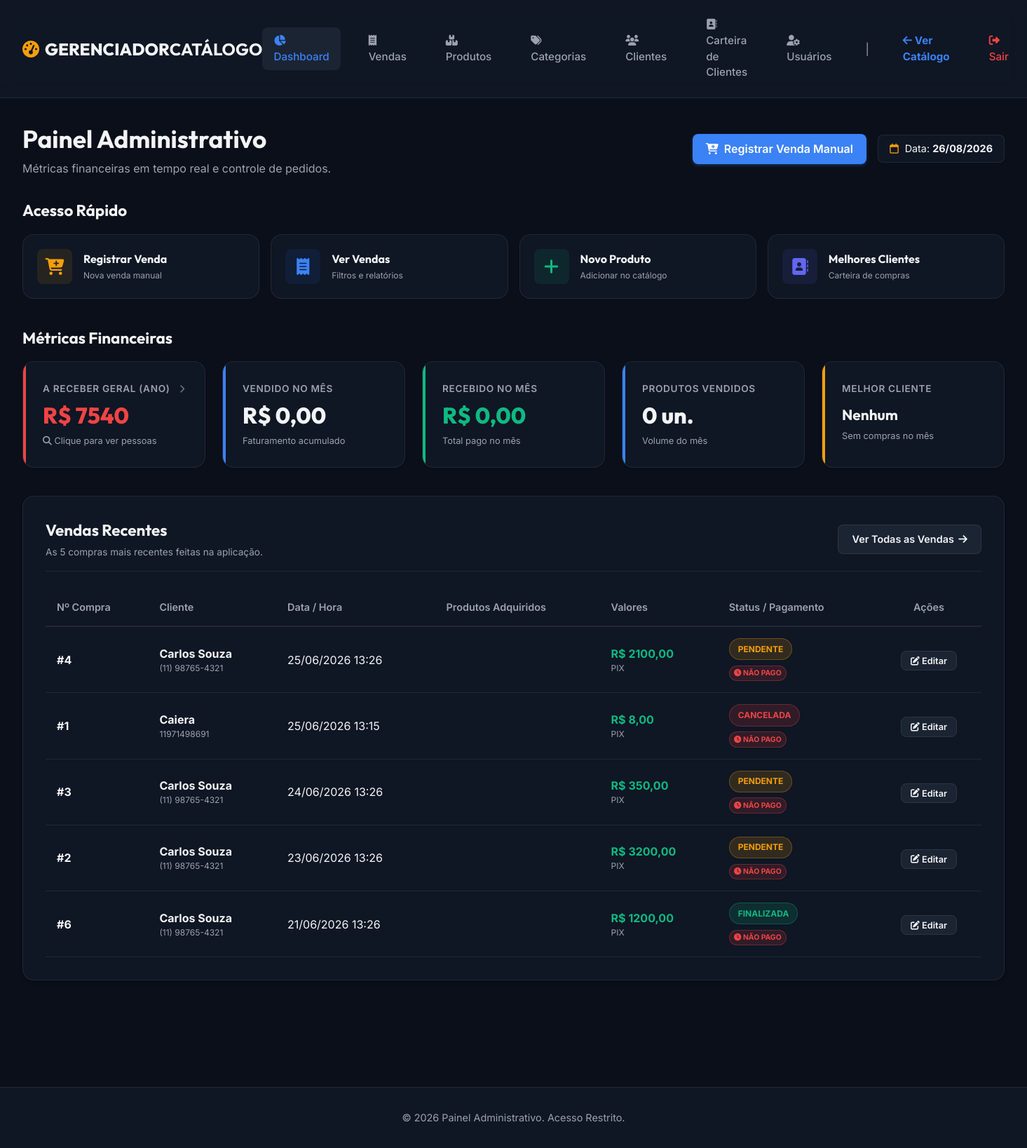
Before: /dashboard/ (signed in) with the older database file.
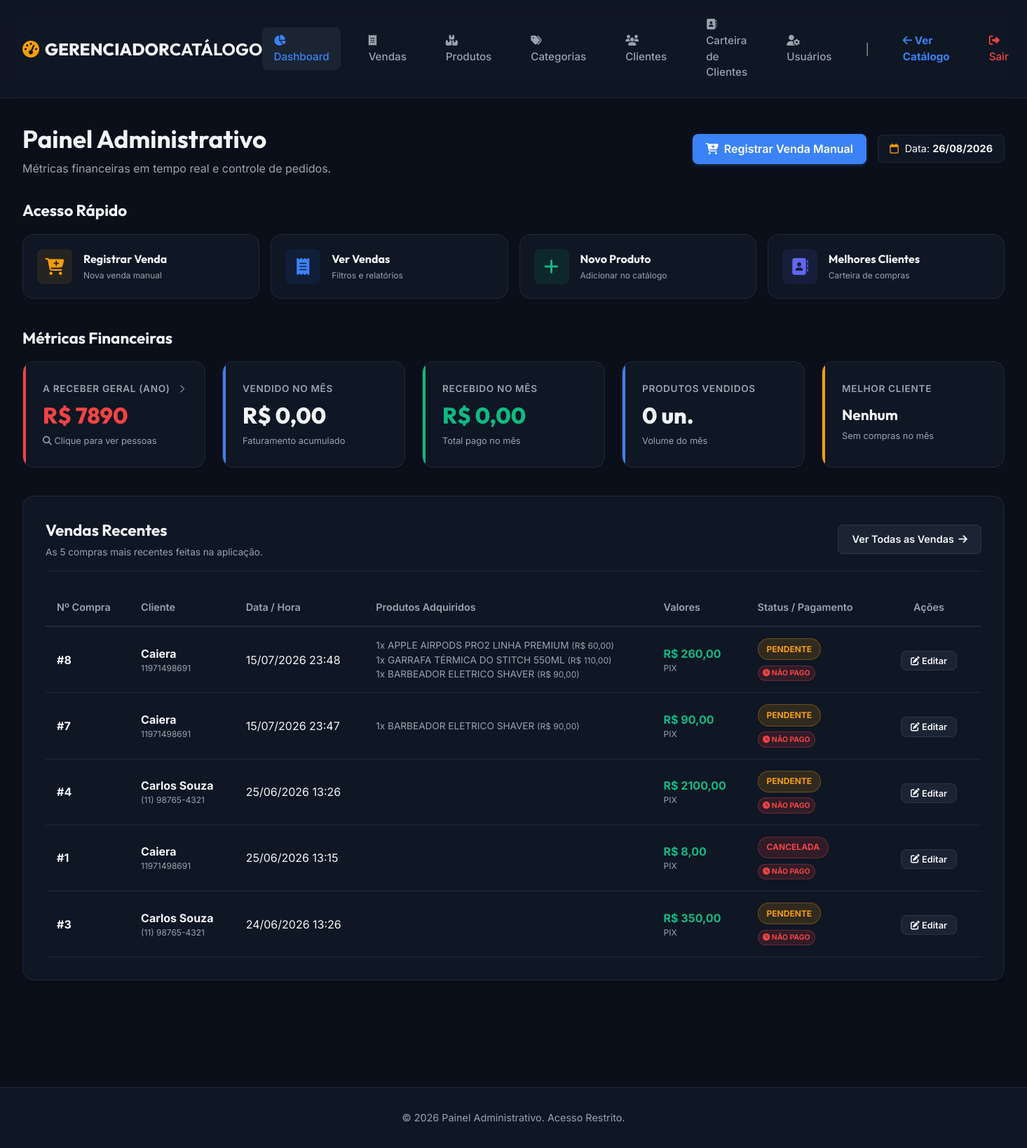
After: the same page with the newer database file.
### catalogo/models.py (models this page shows, shortened)
class Purchase(models.Model):
    STATUS_CHOICES = [
        ("Pendente", "Pendente"),
        ("Finalizada", "Finalizada"),
        ("Cancelada", "Cancelada"),
    ]
    client = models.ForeignKey(Client, on_delete=models.CASCADE, related_name="purchases", verbose_name="Cliente")
    date = models.DateTimeField(default=timezone.now, verbose_name="Data da Compra")
    total_value = models.DecimalField(max_digits=10, decimal_places=2, default=0.00, verbose_name="Valor Total")
    status = models.CharField(max_length=20, choices=STATUS_CHOICES, default="Pendente", verbose_name="Status")
    payment_method = models.CharField(max_length=50, default="PIX", verbose_name="Método de Pagamento")
    payment_link = models.URLField(max_length=500, blank=True, default="", verbose_name="Link de Pagamento")
    discount = models.DecimalField(max_digits=10, decimal_places=2, default=0.00, verbose_name="Desconto")
    due_date = models.DateField(null=True, blank=True, verbose_name="Data para Pagar")
    is_paid = models.BooleanField(default=False, verbose_name="Pago")
    class Meta:
        verbose_name = "Compra"
        verbose_name_plural = "Compras"

class Client(models.Model):
    user = models.OneToOneField(User, on_delete=models.SET_NULL, null=True, blank=True, related_name="client_profile", verbose_name="Usuário Relacionado")
    name = models.CharField(max_length=200, verbose_name="Nome Completo")
    cpf_cnpj = models.CharField(max_length=20, verbose_name="CPF/CNPJ", blank=True, default="")
    birthday = models.DateField(verbose_name="Data de Aniversário", null=True, blank=True)
    contact = models.CharField(max_length=50, verbose_name="Contato/Telefone")
    address = models.TextField(verbose_name="Endereço Completo", blank=True, default="")
    class Meta:
        verbose_name = "Cliente"
        verbose_name_plural = "Clientes"

class PurchaseItem(models.Model):
    purchase = models.ForeignKey(Purchase, on_delete=models.CASCADE, related_name="items", verbose_name="Compra")
    product = models.ForeignKey(Product, on_delete=models.PROTECT, related_name="purchase_items", verbose_name="Produto")
    quantity = models.IntegerField(default=1, verbose_name="Quantidade")
    price = models.DecimalField(max_digits=10, decimal_places=2, verbose_name="Preço Unitário")
    class Meta:
        verbose_name = "Item de Compra"
        verbose_name_plural = "Itens de Compra"

class Product(models.Model):
    code = models.CharField(max_length=50, unique=True, verbose_name="Código do Produto")
    name = models.CharField(max_length=200, verbose_name="Nome")
    cost_price = models.DecimalField(max_digits=10, decimal_places=2, verbose_name="Valor de Custo")
    sale_price = models.DecimalField(max_digits=10, decimal_places=2, verbose_name="Valor de Venda")
    category = models.ForeignKey(Category, on_delete=models.PROTECT, related_name="products", verbose_name="Categoria")
    stock = models.IntegerField(default=0, verbose_name="Quantidade em Estoque")
    description = models.TextField(verbose_name="Descrição do Produto")
    is_active = models.BooleanField(default=True, verbose_name="Ativo no Catálogo")
    created_at = models.DateTimeField(auto_now_add=True)
    updated_at = models.DateTimeField(auto_now=True)
    class Meta:
        verbose_name = "Produto"
        verbose_name_plural = "Produtos"

### catalogo/views.py (the view)
# urls.py: path('dashboard/', views.admin_dashboard, name='admin_dashboard'),
@staff_member_required
def admin_dashboard(request):
    today_date = timezone.localdate()
    to_receive_purchases = Purchase.objects.filter(is_paid=False).exclude(status='Cancelada').filter(date__year=today_date.year)
    total_to_receive = to_receive_purchases.aggregate(total=Sum('total_value'))['total'] or Decimal('0.00')
    to_receive_list = to_receive_purchases.order_by('due_date', '-date')
    sales_month_query = Purchase.objects.exclude(status='Cancelada').filter(date__year=today_date.year, date__month=today_date.month)
    total_sold_period = sales_month_query.aggregate(total=Sum('total_value'))['total'] or Decimal('0.00')
    received_month_query = Purchase.objects.filter(is_paid=True).exclude(status='Cancelada').filter(date__year=today_date.year, date__month=today_date.month)
    total_received_period = received_month_query.aggregate(total=Sum('total_value'))['total'] or Decimal('0.00')
    total_qty_sold = PurchaseItem.objects.filter(purchase__in=sales_month_query).aggregate(total=Sum('quantity'))['total'] or 0
    top_client = sales_month_query.values('client__name').annotate(total_spent=Sum('total_value')).order_by('-total_spent').first()
    recent_purchases = Purchase.objects.all().order_by('-date')[:5]
    context = {
        'today': today_date,
        'total_to_receive': total_to_receive,
        'to_receive_list': to_receive_list,
        'total_sold_period': total_sold_period,
        'total_received_period': total_received_period,
        'total_qty_sold': total_qty_sold,
        'top_client': top_client,
        'recent_purchases': recent_purchases,
    }
    return render(request, 'catalogo/admin_dashboard.html', context)

### catalogo/templates/catalogo/admin_dashboard.html (shortened to what the changed rows need)
{% extends 'catalogo/admin_base.html' %}
{% block content %}
    <div class="admin-card-header" style="margin-bottom: 2rem;">
        <div>
            <h1 style="font-family: var(--font-title); font-size: 2.2rem; margin-bottom: 0.2rem;">Painel Administrativo</h1>
        </div>
    </div>
    <div class="metrics-grid" style="margin-bottom: 2.5rem;">
        <div class="metric-card danger" id="openReceivablesBtn" style="cursor: pointer; transition: transform 0.2s, box-shadow 0.2s;" onmouseover="this.style.transform='translateY(-3px)'; this.style.boxShadow='0 8px 24px rgba(239, 68, 68, 0.15)';" onmouseout="this.style.transform='none'; this.style.boxShadow='none';">
            <span class="metric-label" style="display: flex; align-items: center; justify-content: space-between;">
                <span>A Receber Geral (Ano)</span>
                <i class="fa-solid fa-chevron-right" style="font-size: 0.75rem; opacity: 0.7;"></i>
            </span>
            <div class="metric-value" style="color: var(--danger);">R$ {{ total_to_receive }}</div>
            <span class="metric-sub"><i class="fa-solid fa-magnifying-glass"></i> Clique para ver pessoas</span>
        </div>
    </div>
    <div class="admin-card" style="margin-bottom: 2.5rem;">
        <div class="table-responsive">
            <table class="admin-table">
                <thead>
                    <tr>
                        <th>Nº Compra</th>
                        <th>Cliente</th>
                        <th>Data / Hora</th>
                        <th>Produtos Adquiridos</th>
                        <th>Valores</th>
                        <th>Status / Pagamento</th>
                        <th style="width: 150px; text-align: center;">Ações</th>
                    </tr>
                </thead>
                <tbody>
                    {% for purchase in recent_purchases %}
                        <tr>
                            <td style="font-weight: bold;">#{{ purchase.id }}</td>
                            <td>
                                <div><b>{{ purchase.client.name }}</b></div>
                                <div style="font-size: 0.75rem; color: var(--text-muted);">{{ purchase.client.contact }}</div>
                            </td>
                            <td>{{ purchase.date|date:"d/m/Y H:i" }}</td>
                            <td>
                                <ul style="list-style: none; padding-left: 0;">
                                    {% for item in purchase.items.all %}
                                        <li style="font-size: 0.85rem; color: var(--text-muted);">
                                            {{ item.quantity }}x {{ item.product.name }} <span style="font-size: 0.75rem;">(R$ {{ item.price }})</span>
                                        </li>
                                    {% endfor %}
                                </ul>
                            </td>
                            <td>
                                <div style="font-weight: bold; color: var(--success);">R$ {{ purchase.total_value }}</div>
                                <div style="font-size: 0.75rem; color: var(--text-muted);">{{ purchase.payment_method }}</div>
                            </td>
                            <td>
                                <div style="margin-bottom: 0.25rem;">
                                    {% if purchase.status == 'Pendente' %}
                                        <span class="badge badge-pending">Pendente</span>
                                    {% elif purchase.status == 'Finalizada' %}
                                        <span class="badge badge-success">Finalizada</span>
                                    {% else %}
                                        <span class="badge badge-danger">Cancelada</span>
                                    {% endif %}
                                </div>
                                <div>
                                    {% if purchase.is_paid %}
                                        <span class="badge badge-success" style="font-size: 0.65rem; padding: 0.15rem 0.4rem;"><i class="fa-solid fa-check"></i> Pago</span>
                                    {% else %}
                                        <span class="badge badge-danger" style="font-size: 0.65rem; padding: 0.15rem 0.4rem;"><i class="fa-solid fa-clock"></i> Não Pago</span>
                                    {% endif %}
                                </div>
                            </td>
                            <td style="text-align: center;">
                                <a href="{% url 'admin_purchase_edit' purchase.id %}" class="btn btn-sm" style="background: var(--bg-hover); color: var(--text-main); border: 1px solid var(--border); text-decoration: none; padding: 0.35rem 0.8rem; font-size: 0.8rem;" title="Editar pedido e quantidades">
                                    <i class="fa-solid fa-pen-to-square"></i> Editar
                                </a>
                            </td>
                        </tr>
                    {% endfor %}
                </tbody>
            </table>
        </div>
    </div>
{% endblock %}

Changed rows visible on the page:
no longer on this page (row unchanged): Purchase: id "2", client.name "Carlos Souza", client.contact "(11) 98765-4321", date "23/06/2026 13:26", total_value "3200,00", payment_method "PIX", status "PENDENTE", is_paid False (drawn)
no longer on this page (row unchanged): Purchase: id "6", client.name "Carlos Souza", client.contact "(11) 98765-4321", date "21/06/2026 13:26", total_value "1200,00", payment_method "PIX", status "FINALIZADA", is_paid False (drawn)
added Purchase: id "8", client.name "Caiera", client.contact "11971498691", date "15/07/2026 23:48", total_value "260,00", payment_method "PIX", status "PENDENTE", is_paid False (drawn)
added PurchaseItem: quantity "1", product.name "APPLE AIRPODS PRO2 LINHA PREMIUM", price "60,00", shown under "8"
added PurchaseItem: quantity "1", product.name "GARRAFA TÉRMICA DO STITCH 550ML", price "110,00", shown under "8"
added PurchaseItem: quantity "1", product.name "BARBEADOR ELETRICO SHAVER", price "90,00", shown under "8"
added Purchase: id "7", client.name "Caiera", client.contact "11971498691", date "15/07/2026 23:47", total_value "90,00", payment_method "PIX", status "PENDENTE", is_paid False (drawn)
added PurchaseItem: quantity "1", product.name "BARBEADOR ELETRICO SHAVER", price "90,00", shown under "7"
Other visible differences:
{{ total_to_receive }}: "7540" → "7890"
